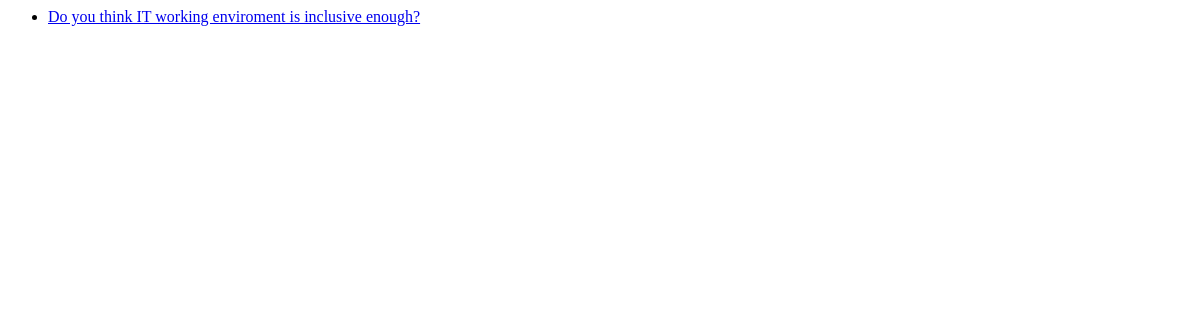
/polls/, run on an earlier commit of the app's database.
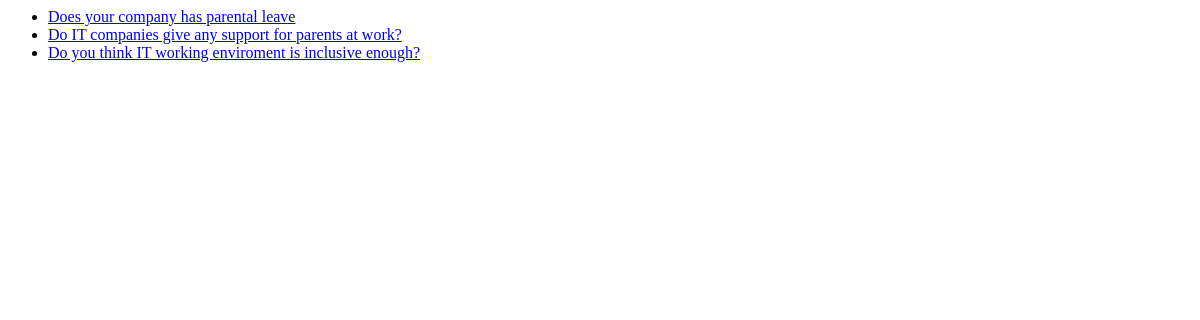
And on a later commit of the database.
### polls/models.py (models this page shows, shortened)
class Question(models.Model):
    question_text = models.CharField(max_length=200)
    pub_date = models.DateTimeField('date published')

### polls/views.py (the view)
# urls.py: path('', views.index, name='index'),
def index(request):
    latest_question_list = Question.objects.order_by('-pub_date')[:5]
    context = {
        'latest_question_list': latest_question_list,
    }
    return render(request, 'polls/index.html', context)

### polls/templates/polls/index.html
{% if latest_question_list %}
    <ul>
    {% for question in latest_question_list %}
    <li><a href="{% url 'polls:detail' question.id %}">{{ question.question_text }}</a></li>
    {% endfor %}
    </ul>
{% else %}
    <p>No polls are available.</p>
{% endif %}

What changed in the data, as far as the page shows it:
added Question: question_text "Does your company has parental leave"
added Question: question_text "Do IT companies give any support for parents at work?"
